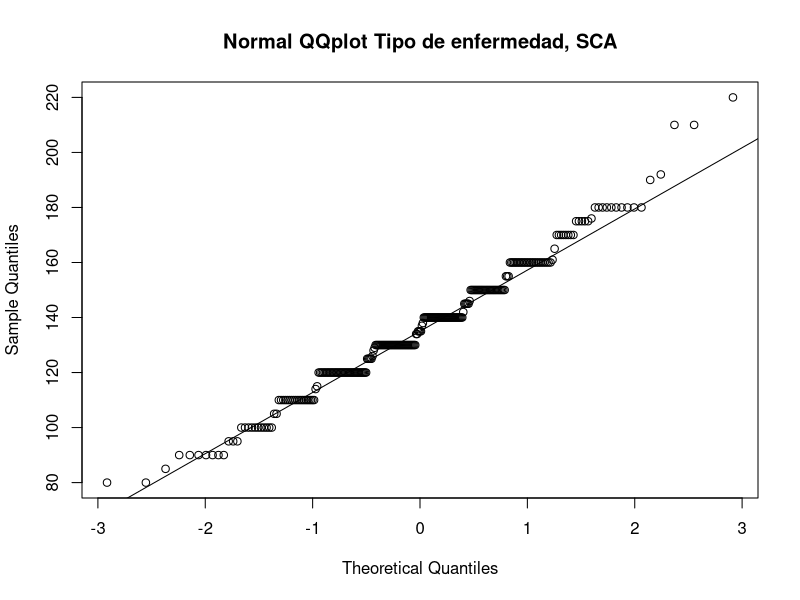
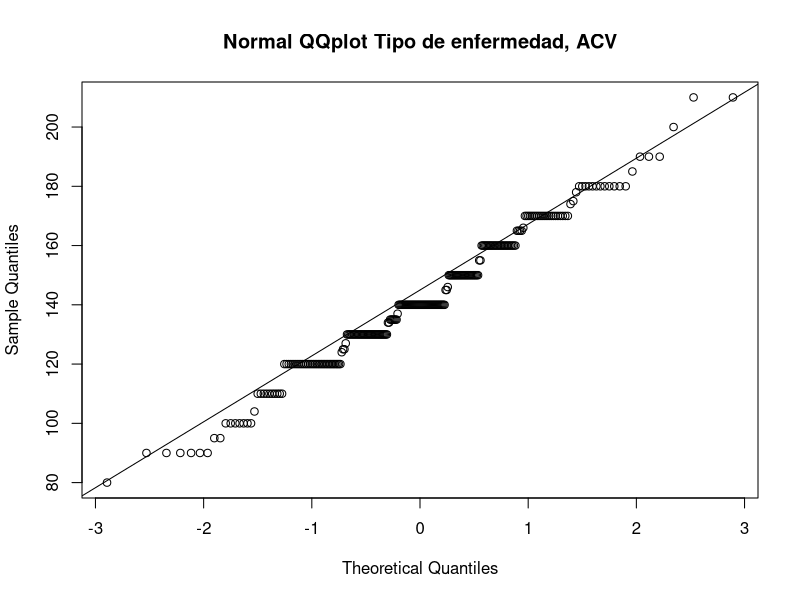
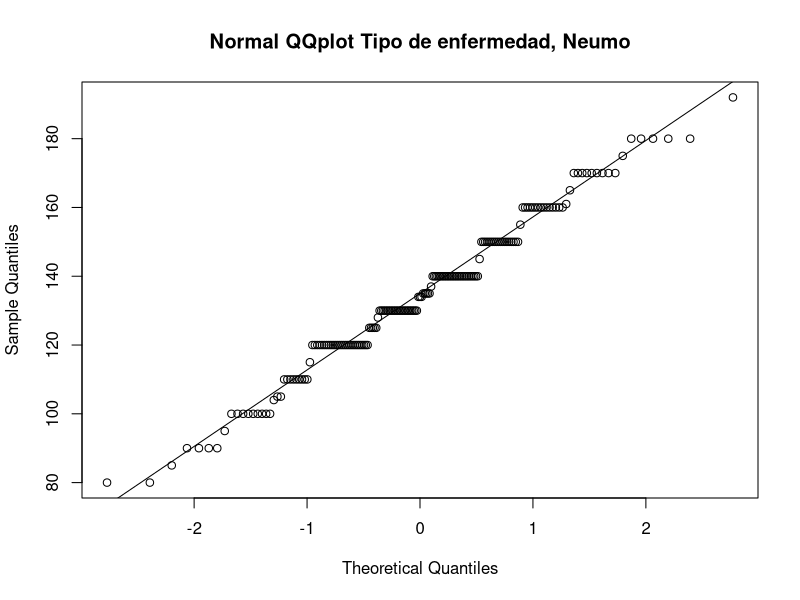
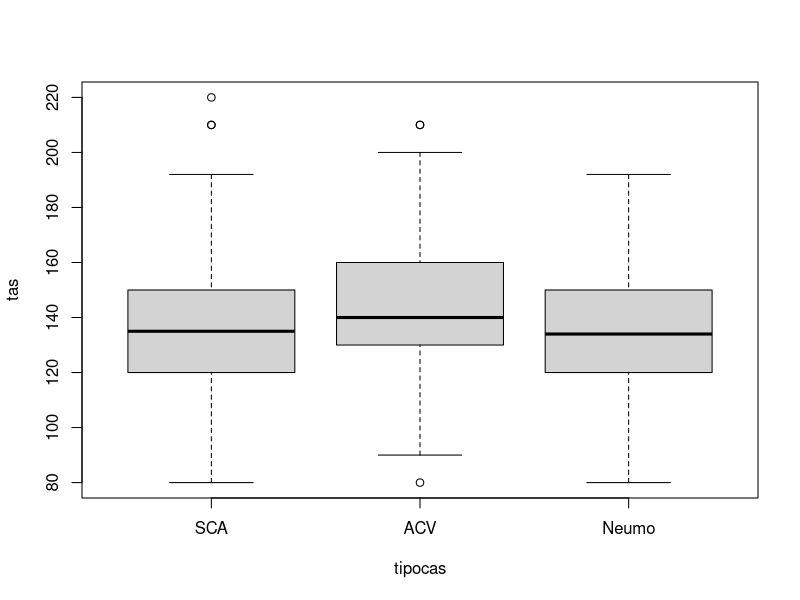
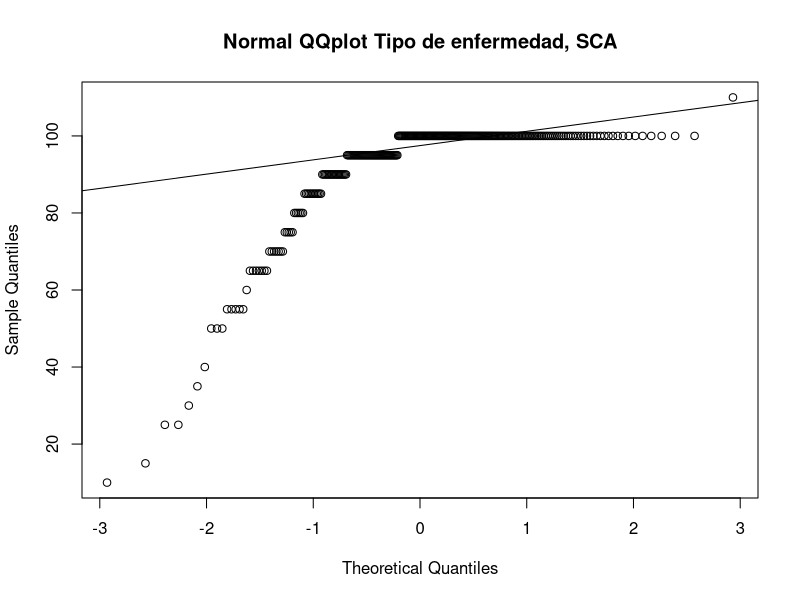
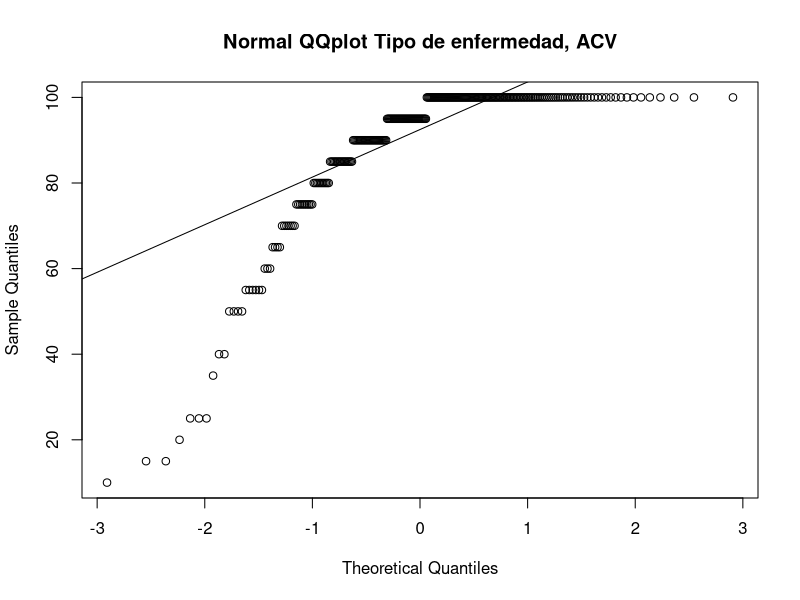
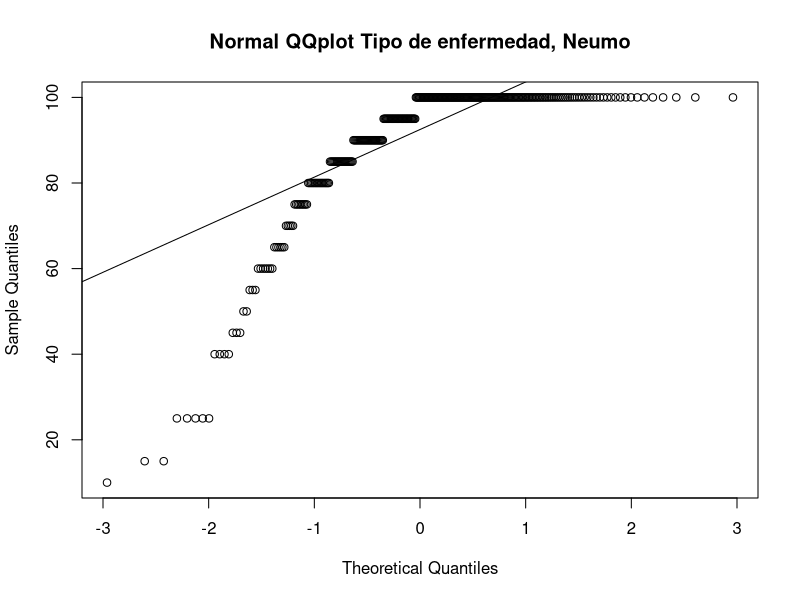
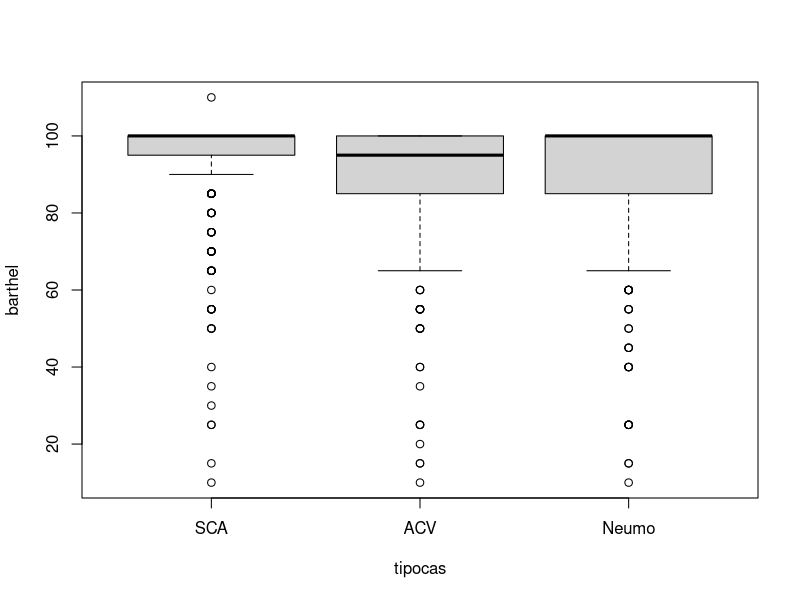

These charts were generated, in order, by the following R code:
## ---- chunk 1
knitr::opts_chunk$set(echo = TRUE)
## ---- chunk 2
# Función para cargar todos los paquetes necesarios
LoadLibraries <- function() {
  myLibraries <- c("foreign")
  invisible(lapply(myLibraries, library, character.only = TRUE))
}

LoadLibraries()
## ---- chunk 3
(set.seed(99991)) # Sustituye ###### por un número

dades <- as.data.frame(read.dta("data_admission.dta"))

dades900 <- dades[sample(1:nrow(dades),900,replace=FALSE),]

## ---- chunk 4
summary(dades900)
## ---- chunk 5
#cardiopatía previa y tipo de enfermedad
dfcardio <- with(dades900, table(dades900$cardiopatia, dades900$tipocas))
addmargins(dfcardio)
prop.table(dfcardio,1)
## ---- chunk 6
#diabetes y tipo de enfermedad
dfdiabetes <- with(dades900, table(dades900$diabetes, dades900$tipocas))
addmargins((dfdiabetes))
prop.table(dfdiabetes,1)
## ---- chunk 7
chisq.test(dfcardio)
chisq.test(dfdiabetes)
## ---- chunk 8
#Tensión arterial
shapiro.test(dades900$tas)

#Score de Barthel
shapiro.test(dades900$barthel)
## ---- chunk 9

with(dades900, qqnorm(tas[tipocas== "SCA"], main= "Normal QQplot Tipo de enfermedad, SCA"))
with(dades900, qqline(tas[tipocas=="SCA"]))

with(dades900, qqnorm(tas[tipocas== "ACV"], main= "Normal QQplot Tipo de enfermedad, ACV"))
with(dades900, qqline(tas[tipocas=="ACV"]))

with(dades900, qqnorm(tas[tipocas== "Neumo"], main= "Normal QQplot Tipo de enfermedad, Neumo"))
with(dades900, qqline(tas[tipocas=="Neumo"]))
## ---- chunk 10
with(dades900, boxplot(tas~tipocas))

## ---- chunk 11
with(dades900, shapiro.test(tas[tipocas=="SCA"]))
with(dades900, shapiro.test(tas[tipocas=="ACV"]))
with(dades900, shapiro.test(tas[tipocas=="Neumo"]))
## ---- chunk 12
with(dades900, kruskal.test(tas~tipocas))
## ---- chunk 13

with(dades900, qqnorm(barthel[tipocas== "SCA"], main= "Normal QQplot Tipo de enfermedad, SCA"))
with(dades900, qqline(barthel[tipocas=="SCA"]))

with(dades900, qqnorm(barthel[tipocas== "ACV"], main= "Normal QQplot Tipo de enfermedad, ACV"))
with(dades900, qqline(barthel[tipocas=="ACV"]))

with(dades900, qqnorm(barthel[tipocas== "Neumo"], main= "Normal QQplot Tipo de enfermedad, Neumo"))
with(dades900, qqline(barthel[tipocas=="Neumo"]))
## ---- chunk 14
with(dades900, boxplot(barthel~tipocas))
## ---- chunk 15
with(dades900, shapiro.test(barthel[tipocas=="SCA"]))
with(dades900, shapiro.test(barthel[tipocas=="ACV"]))
with(dades900, shapiro.test(barthel[tipocas=="Neumo"]))
## ---- chunk 16
with(dades900, kruskal.test(barthel~tipocas))
